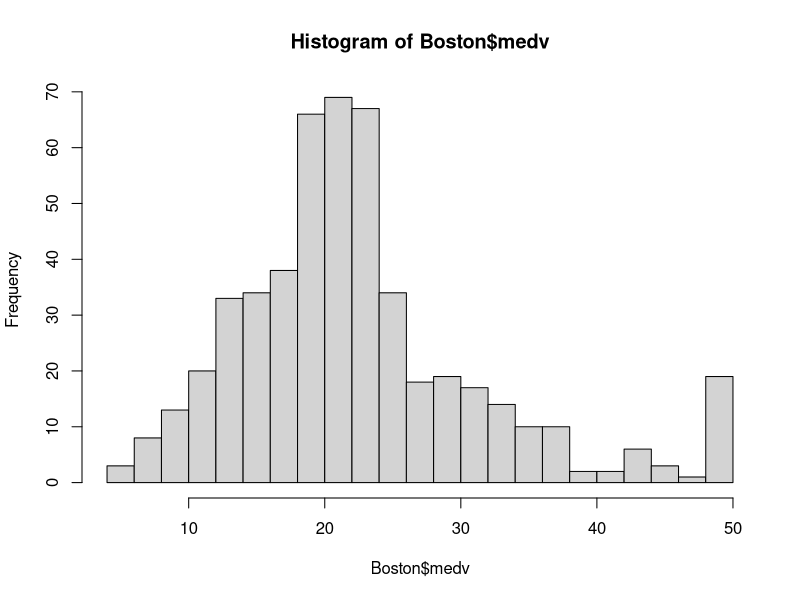
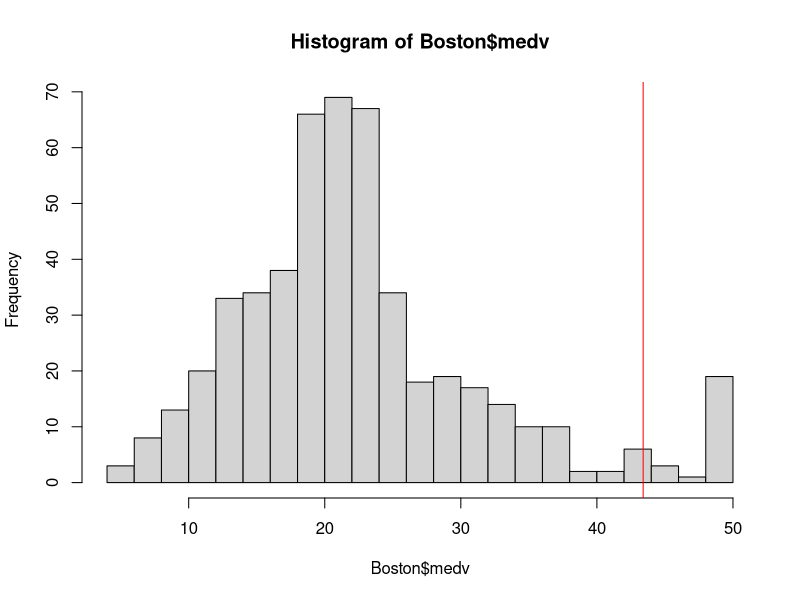
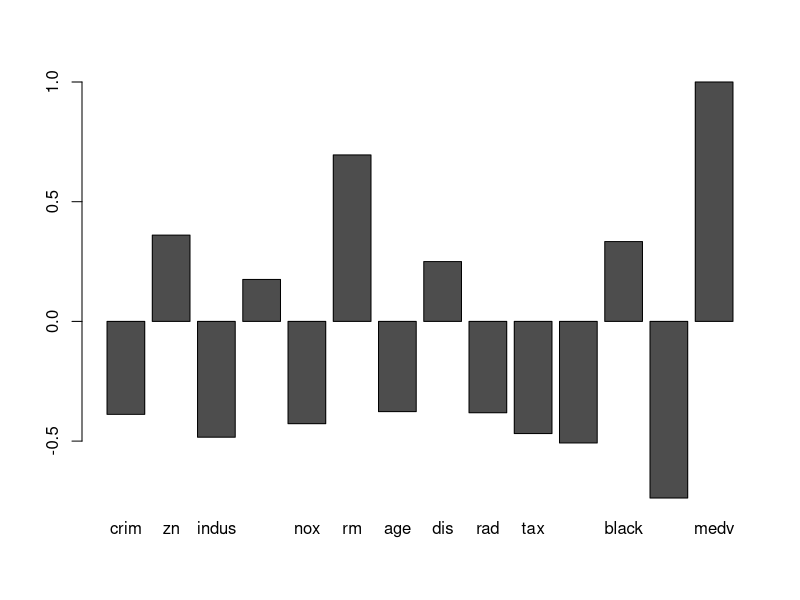
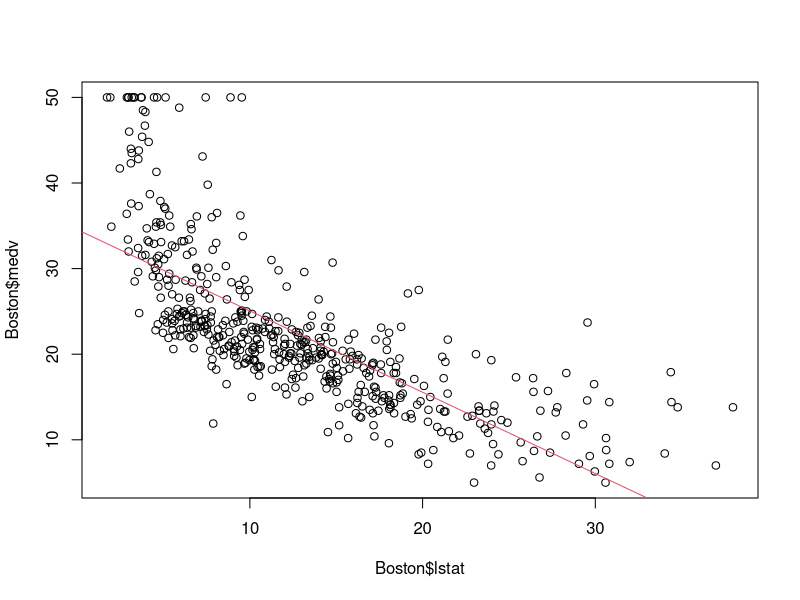
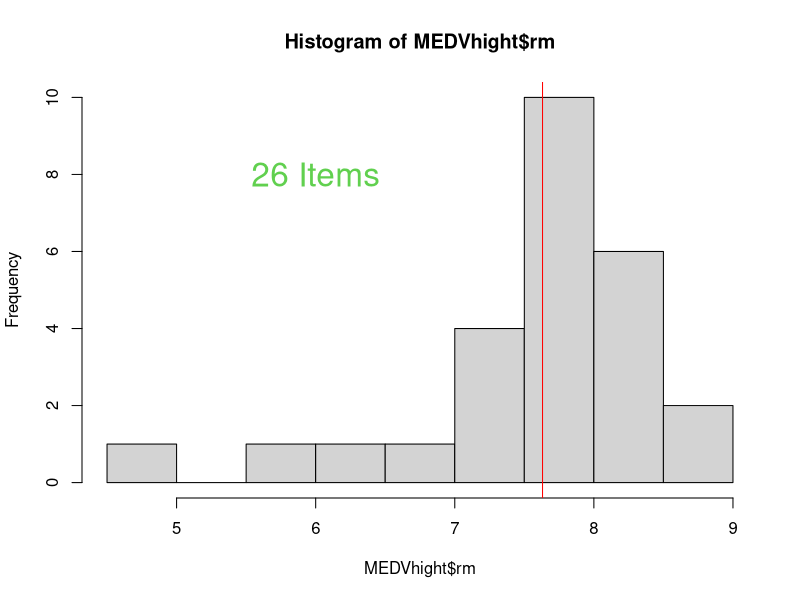
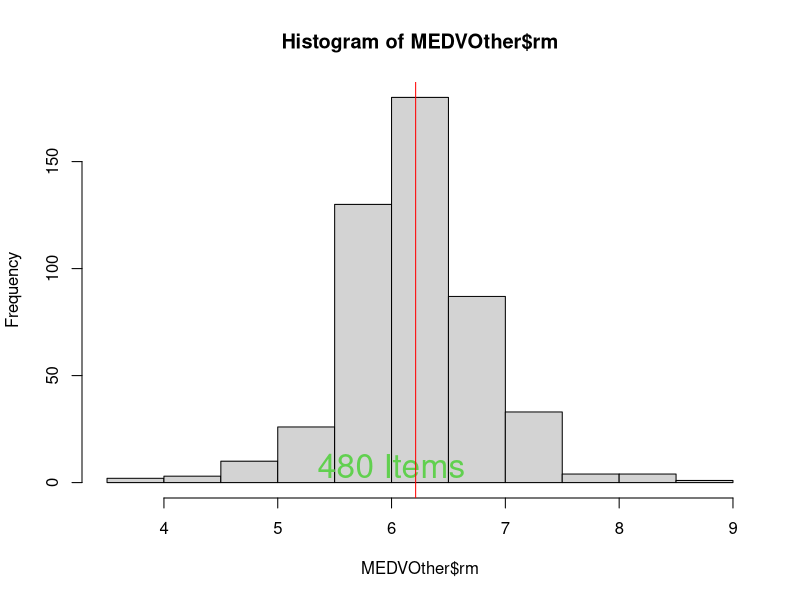

Here is the R script that generated these plots, in order:
## ---- chunk 1
library(MASS)
#介紹引入套件
data(Boston)
## ---- chunk 2
head(Boston)

## ---- chunk 3
quantile(Boston$medv, c(0.95, 0.9))
## ---- chunk 4
hist(Boston$medv, breaks = 20)
## ---- chunk 5
hist(Boston$medv, breaks = 20)
abline(v = 43.4, col="red")
## ---- chunk 6
MEDVhight = subset(Boston,Boston$medv>=43.4)
MEDVOther = subset(Boston,Boston$medv< 43.4)
# MEDVhight 為房價高的資料
# MEDVOther 其他資料
## ---- chunk 7
colMeans(MEDVhight)
colMeans(MEDVOther)
## ---- chunk 8
rbind(colMeans(MEDVhight),colMeans(MEDVOther))
## ---- chunk 9
#解釋1非常正相關 -1是非常負相關
cor(Boston$medv,Boston)

barplot(cor(Boston$medv,Boston))

#與房間數是正相關,與低收入戶比例負相關

#看低收入戶比例
plot(Boston$lstat,Boston$medv)
LM=lm(Boston$medv~Boston$lstat)
abline(LM,col=2)
#練習房間數與房價的關係

## ---- chunk 10
cor(MEDVhight$medv,MEDVhight$rm)
cor(MEDVOther$medv,MEDVOther$rm)
## ---- chunk 11
hist(MEDVhight$rm)
ObsHigh=paste(length(MEDVhight$rm),"Items",sep=" ")
text(6,8,ObsHigh,cex= 2,col=3)
abline(v = mean(MEDVhight$rm), col="red")
hist(MEDVOther$rm)
ObsOther=paste(length(MEDVOther$rm),"Items",sep=" ")
text(6,8,ObsOther,cex= 2,col=3)
abline(v = mean(MEDVOther$rm), col="red")
## ---- chunk 12
Boston$Income=cut(Boston$lstat,breaks=3)
Boston$Income

Boston$Income= cut(Boston$lstat,breaks=3,labels=c("H","M","L"))
MEDVhight = subset(Boston,Boston$medv>=43.4)
MEDVhight$Income
#富裕區收入都是High Level
## ---- chunk 13
str(Boston)
## ---- chunk 14
x=1 
## ---- chunk 15
Month1=c(1,2,3,4,5,6,7,8,9,10,11,12)
length(Month1)
Month2=1:12
length(Month2)
## ---- chunk 16
TaipeiTem=c(16.1,16.5,18.5 ,	21.9 ,	25.2 ,	27.7 ,	29.6 ,	29.2,27.4,24.5 ,	21.5 ,	17.9)
HengchunTem=c(20.7 , 21.4 , 23.2 ,  25.2 ,	27.0 ,	27.9 ,	28.4 ,	28.1 ,	27.4 ,	26.3 ,	24.3 ,	21.7)
names(TaipeiTem)=Month1
names(HengchunTem)=Month2
## ---- chunk 17
1:3
c(1, 2, 3) + 1

## ---- chunk 18
1:3 * 2
## ---- chunk 19
x <- c(1L, 2.0, "3")
class(x)
x
## ---- chunk 20
x <- "abc";y <- "dbbbe"
paste(x, y, sep=",")
## ---- chunk 21
strsplit(x, "b")
## ---- chunk 22
name1<-"郭雪芙"
substring(name1, 1, 1)
name2<-"金城武"
substring(name2, 1, 2)
## ---- chunk 23
x <- c("F","M","F","F")
x
x <- factor(c("F","M","F","F"), levels=c("F","M"))
x
x <- factor(c("F","M","F","F"), levels=c("F"))
levels(x)
as.integer(x)
## ---- chunk 24
#農業社會 男女男卑
Argri <- factor(c("F","M","F","F"),order=TRUE,levels=c("F","M"))

#阿美族 女尊男卑
Amis <- factor(c("F","M","F","F"),order=FALSE,levels=c("F","M"))
#應該要用
Amis <- factor(c("F","M","F","F"),order=TRUE,levels=c("M","F"))
#舉一個認真的例子 - 班上一號到六號分別拿到A,B,C的級別
rank=factor(c("C","A","B","B","C","C"),order=TRUE,level=c("C","B","A"))
rank
rank[1]<rank[2]

#?data.frame的選取
## ---- chunk 25
1 + 2
## ---- chunk 26
1 - 2
## ---- chunk 27
1 * 2
## ---- chunk 28
1L / 2L
## ---- chunk 29
x <- 1
x < 2
x <= 1
## ---- chunk 30
x<-list(1L,2,"3")
## ---- chunk 31
x<-list(1L,2,"3",mean)
## ---- chunk 32
Serial=c(1,2,3)
RBasicTeacher=c("Dboy", "Ning", "Noha")
RBasicRbind=rbind(Serial,RBasicTeacher)
## ---- chunk 33
Serial=c(1,2,3)
RBasicTeacher=c("Dboy", "Ning", "Noha")
RBasicCbind=cbind(Serial,RBasicTeacher)
RBasic=cbind(c(1,2,3),c("Dboy", "Ning", "Noha"))
## ---- chunk 34
PageView <- read.table(header=TRUE, text='
     Date       PageView Rating
           7/1      1231     6.7
           7/2      5423    4.5
           7/3      3219    3.7
           7/4       998    3.3
           7/5       3241    4.1
           7/6       1223    5.2')
Promotion <- read.table(header=TRUE, text='
     Date       Promotion 
           7/1      N
           7/2      Y
           7/3      Y
           7/4      N
           7/5      Y
           7/6      N   ')

merge(PageView,Promotion,"Date")
## ---- chunk 35
as.numeric("2")
as.integer("a")
## ---- chunk 36
x <- c(1, 2, 3, 2, 3, 2, 1)
as.character(x) # 字串
factor(x) # ??用剛才dataframe作
## ---- chunk 37
x <- c("1", "2", "3", "2", "a")
as.numeric(x)
## ---- chunk 38
gdp <- c("5,023,763", "5,614,679", "6,205,338")
as.numeric(gsub(",", "", gdp))
## ---- chunk 39
factor_example=factor(c("三年甲班", "三年乙班", "三年甲班"))
summary(factor_example)
## ---- chunk 40
character_example=c("a","b","c")
summary(character_example)
## ---- chunk 41
list_example <- list(1L, 2.0, "3")
summary(list_example)
## ---- chunk 42
summary(Boston)
## ---- chunk 43
x <- 1:5
x[2:3]
## ---- chunk 44
x <- 1:5
x > 3
x[x > 3]
## ---- chunk 45
# 先印出台北跟恆春每個月平均溫度
TaipeiTem
HengchunTem
## ---- chunk 46
TaipeiTem>20
TaipeiHotMonths = TaipeiTem[TaipeiTem>20]
## ---- chunk 47
SelectMonth= HengchunTem>20
HengchunHotMonths = HengchunTem[SelectMonth==TRUE]
## ---- chunk 48
 TaipeiTem[7:9]
mean(TaipeiTem[7:9])
HengchunTem[7:9]
mean(HengchunTem[7:9])
## ---- chunk 49
# TaipeiTem[1,2,12]

mean(TaipeiTem[c(1,2,12)])
mean(HengchunTem[c(1,2,12)])
## ---- chunk 50
TemTable=rbind(TaipeiTem,HengchunTem)
TemTable
#選取台北二月的溫度
TemTable[1,2]
#選取二月的溫度
TemTable[,2]
TemTable[1,]
#??TemTable[HengchunTem]
#?? 
#??如何出現2的字樣
## ---- chunk 51
head(Boston)
head(Boston[["crim"]]) # head(power$name)
